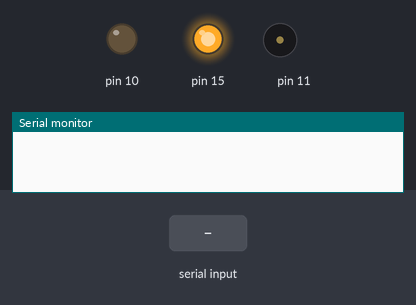
The sketch below on a simulated Arduino Uno, built for the host (arithmetic inside an expression is 32-bit, double 64-bit). Parts: output pins drawn as LEDs (lit = HIGH), buzzer (waves = sounding), the last lines printed to the serial monitor. The inputs (shaded band) are chosen by the test bench.

Above: at 1.2 s.
1.3 s: "1" received over Serial
At 1.45 s:
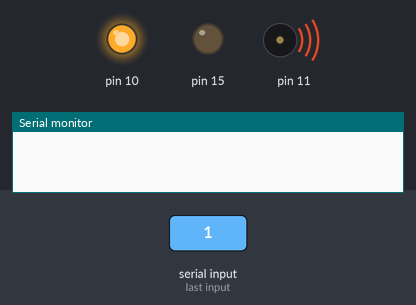
At 2.5 s:
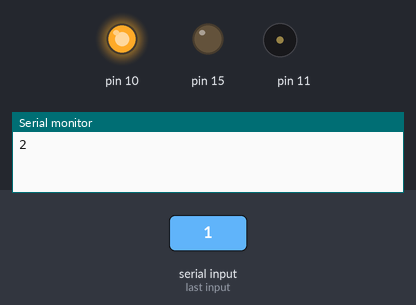
Timing chart, 0 to 6.0 s (numbered marks = the images above; inputs shaded):
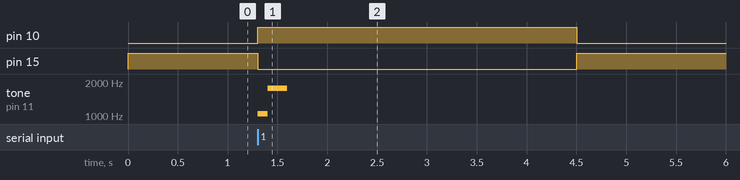

The sketch:

Device_B.ino
```cpp
// Device B
const int ledBPin = PIN_PB2;    // LED on Device B connected to PB2
const int buzzerPin = PIN_PB3;
const int relayPin = PIN_PC1;

bool connectionActive = false;  // Status of the connection with Device A
bool disconnectedFlag = false;  // Flag to check if disconnection occurred
unsigned long lastReceivedTime = 0;  // Last time a signal was received
const unsigned long timeoutDuration = 3000; // Timeout duration in milliseconds (3 seconds)

void setup() {
  Serial.swap(1);               // Swap pins for Serial communication
  Serial.begin(1200);           // Initialize serial communication at 1200 baud
  pinMode(ledBPin, OUTPUT);     // Configure LED pin as output
  pinMode(buzzerPin, OUTPUT);
  pinMode(relayPin, OUTPUT);
  digitalWrite(ledBPin, LOW);   // Ensure LED is off initially
  digitalWrite(relayPin, HIGH);
}

void loop() {
  if (Serial.available() > 0) {  // Check if data is available
    char command = Serial.read();  // Read the incoming data
    if (command == '1') {
      digitalWrite(ledBPin, HIGH); // Turn on the LED on Device B
      digitalWrite(relayPin, LOW);
      tone(buzzerPin, 1047, 100);
      delay(100);
      tone(buzzerPin, 1760, 200);
      delay(100);
      Serial.println('2');         // Send signal '2' back to Device A
      connectionActive = true;     // Assume connection is active after receiving
      disconnectedFlag = false;    // Reset disconnection flag
      lastReceivedTime = millis(); // Update the last received time
    } else if (command == '0') {
      connectionActive = false;    // Reset the connection status
      disconnectedFlag = true;     // Set the disconnection flag
      digitalWrite(ledBPin, LOW);  // Turn off the LED on Device B
      digitalWrite(relayPin, HIGH);
      noTone(buzzerPin);
    }
  }

  // Check if connection timeout has occurred
  if (connectionActive && millis() - lastReceivedTime > timeoutDuration) {
    connectionActive = false;       // Reset connection status
    disconnectedFlag = true;        // Set disconnection flag
    digitalWrite(ledBPin, LOW);     // Turn off the LED on Device B
    digitalWrite(relayPin, HIGH);
    noTone(buzzerPin);
  }
}
```

Measured:
- after the input at 1.3 s, pin 10: LOW → HIGH at once, → LOW 3.2 s later; pin 15: HIGH → LOW at once, → HIGH 3.2 s later; tone on pin 11: silent → 1047 Hz at once, → 1760 Hz 0.10 s later, → silent 0.20 s later
